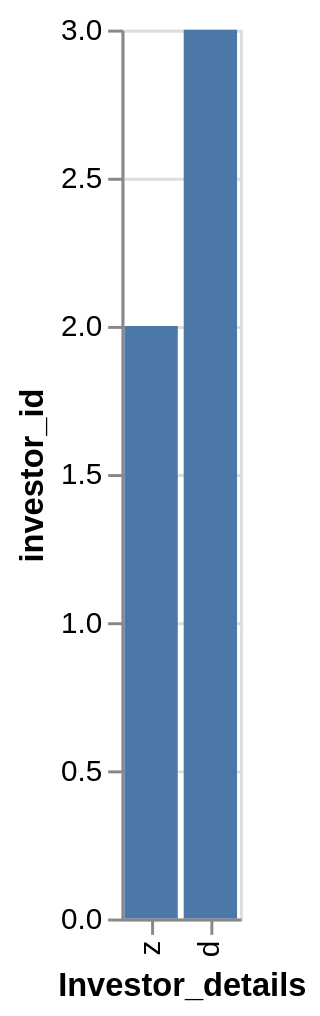

Express this chart as Vega-Lite.
### Vega-Lite specification from a JSON file in a GitHub repository (floating-point values rounded to 4 significant figures)
{"data": {"values": [{"x_data": "z", "y_data": 2}, {"x_data": "d", "y_data": 3}]}, "mark": "bar", "encoding": {"x": {"field": "x_data", "type": "nominal", "title": "Investor_details", "sort": {"op": "sum", "field": "y_data", "order": "ascending"}}, "y": {"field": "y_data", "type": "quantitative", "title": "investor_id"}}}
